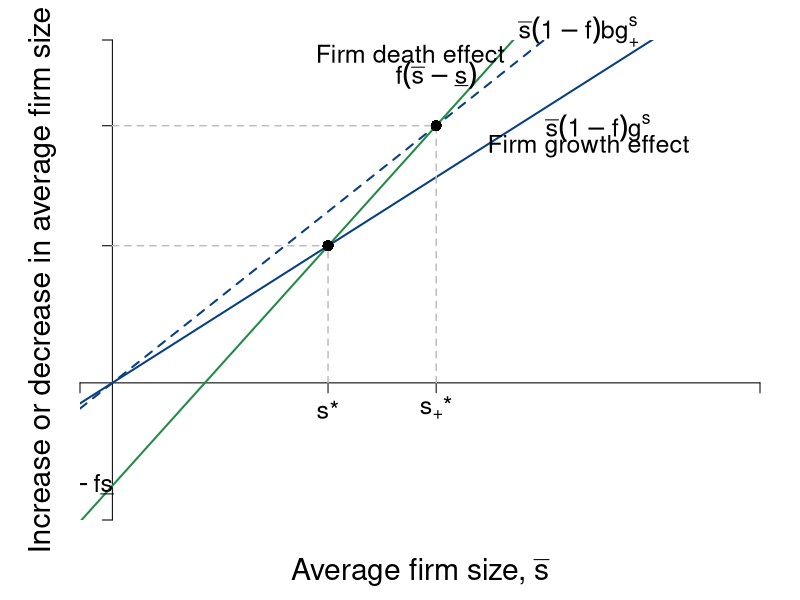

Generate this figure with R:
#Graph Designer: Simon Halliday + Scott Cohn
#Authors: Bowles and Halliday
#Title: Coordination, Conflict and Competition: A Text in Microeconomics

require(shape)
pdf(file = "firmmarketsupply/firm_size.pdf", width = 9, height = 7)

#Set parameters for graphics
pointsize <- 1.8
axislabelsize <- 1.8
labelsize <- 1.5
namesize <- 1.8
annotatesize <- 1.5
graphlinewidth <- 2
segmentlinewidth <- 1.5

COL <- c("#7fc97f", "#beaed4", "#fdc086", "#ffff99", "#386cb0", "#f0027f", "#bf5b17", "#666666")
COLA <- c("#99d8c9","#66c2a4","#41ae76", "#238b45", "#005824")
COLB <- c("#4eb3d3", "#2b8cbe", "#0868ac","#084081")

par(mar =  c(4, 4, 2, 2))

A <- function(s2 = 2.1, x, pmin = -6) {
  (pmin + s2*x)
}

B <- function(s1 = 1.2, x) {
  (0 + s1*x)
}  

C <- function(s1 = 1.5, x) {
  (0 + s1*x)
}  


xlims <- c(-1, 20)
ylims <- c(-8, 20)

npts <- 501 
x <- seq(xlims[1], xlims[2], length.out = npts)
y <- seq(ylims[1], ylims[2], length.out = npts) 

plot(0, 0, xlim = xlims, ylim = ylims, type = "n",
     xlab = expression(paste("")),
     ylab = expression(paste("")), 
     xaxt = "n", 
     yaxt = "n", 
     cex.lab = axislabelsize, 
     bty = "n",
     xaxs="i", 
     yaxs="i")

ticksy <- seq(from = -7, to = ylims[2], by = 2)
ylabels <- seq(from = 0, to = ylims[2], by = 2)
ticksx <- seq(from = 0, to = xlims[2], by = 2)
xlabels <- seq(from = 0, to = xlims[2], by = 2)


ticksy <- c(-8, 8, 15, ylims[2])
ylabels <- c(NA, NA, NA, NA)
ticksx <- c(-1, 6.66, 10, xlims[2])
xlabels <- c(NA, expression(paste(s,"*")),expression(paste(s["+"],"*")),NA)



axis(1, at = ticksx, pos = 0, labels = xlabels, cex.axis = labelsize)
axis(2, at = ticksy, pos = 0, labels = ylabels, las = 1, cex.axis = labelsize)


npts <- 500 
xx1 <- seq(xlims[1], xlims[2], length.out = npts)

lines(xx1, A(xx1, s2 = 2.1, pmin = -6), col = COLA[4], lwd = graphlinewidth)
lines(xx1, B(xx1, s1 = 1.2), col = COLB[4], lwd = graphlinewidth)
lines(xx1, C(xx1, s1 = 1.5), col = COLB[4], lwd = graphlinewidth, lty=2)

mtext(expression(paste("Average firm size, ", bar(s))), side=1, line = 2.5, cex = axislabelsize)
text(-2, 0.5*ylims[2], expression(paste("")), xpd = TRUE, cex = axislabelsize, srt = 90)
mtext(expression(paste("Increase or decrease in average firm size")), side=2, line = 1, cex = axislabelsize)



segments(0, 8, 6.66, lty = 2, col = "gray" , lwd = segmentlinewidth)
segments(6.66, 0, 6.66, 8, lty = 2, col = "gray" , lwd = segmentlinewidth)
points(6.66, 8, pch = 16, col = "black", cex = 1.5)

segments(0, 15, 10, lty = 2, col = "gray" , lwd = segmentlinewidth)
segments(10, 0, 10, 15, lty = 2, col = "gray" , lwd = segmentlinewidth)

points(10, 15, pch = 16, col = "black", cex = 1.5)
text(-0.65, -5.9, expression(-f*underline(s)), cex = labelsize )

#Label the figures
text(10, A(x=11.4), expression(f(bar(s) - underline(s))),cex = labelsize)
text(15, B(x=12.4), expression(bar(s)(1 - f)*g^s),cex = labelsize)
text(14.4, C(x=12) + 2.5, expression(paste(bar(s)(1 - f)*b, g["+"]^s)),cex = labelsize, xpd = TRUE)
text(9.2, A(x=12), expression(paste("Firm death effect")), cex = labelsize)
text(14.7, B(x=11.5), expression(paste("Firm growth effect")),cex = labelsize)

dev.off()
